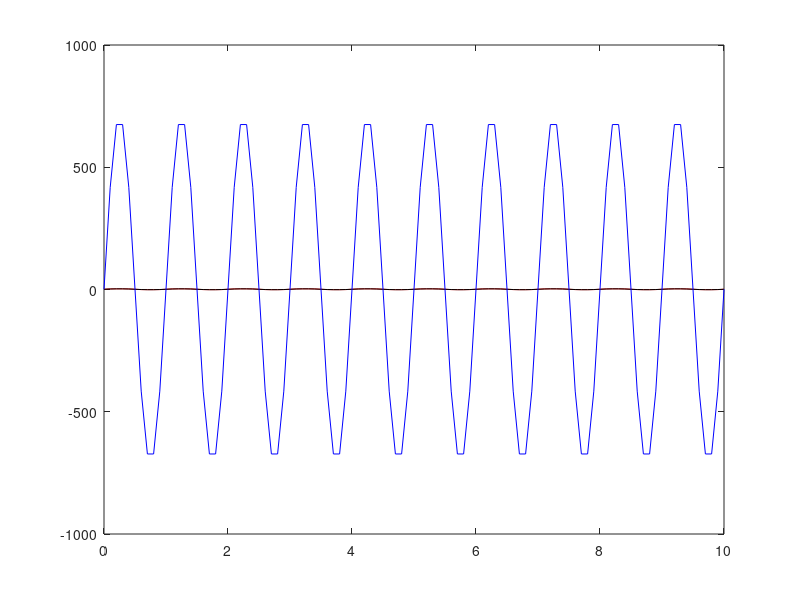
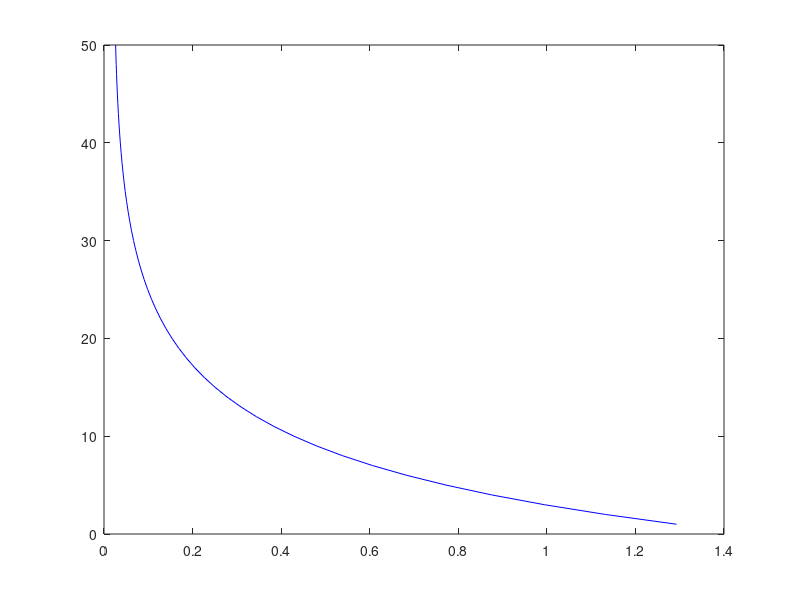

These charts were generated, in order, by the following MATLAB code:
% formula :  y_hat = theta0 + thata1 * sin( 2*pai*f*x(i) ) +  thata2 / 3 * sin( 6*pai*f*x(i) ) + thata3/5 * sin( 10*pai*f*x(i) )
%                    + thata4/7 * sin( 14*pai*f*x(i) ) + thata5/9 * sin( 18*pai*f*x(i) ) + thata6/11 * sin( 22*pai*f*x(i) )

% gradient descent 
% the key is to solve 7 parameters:  initiate parameters = [0;0;0;0;0;0;0]
% the formula to solve parameters:   get h first,   h = (x * parameters - y)'
%  parameters(i) = parameters(i) - learningRate * 1/m * h * x(:,i); 
%  costHistory(i) = (x * parameters - y)'  * (x * parameters - y) / (2*m);
%  error_function = 1/2m * sum((y_hat-y).^2)




clc;
clear;

% load the data
data = load('sqrwave.dat');

% set up all the parameters
x1 = data(:,1);  % first column is x
y = data(:,2);
m = size(data,1); % size of rows
n = size(data,2);

% create augumented x matrix
x = [ones(m,1) sin(2*3.1415926.*x1) sin(6*3.1415926.*x1)./3 sin(10*3.1415926.*x1)./5 sin(14*3.1415926.*x1)./7 ...
sin(18*3.1415926.*x1)./9 sin(22*3.1415926.*x1)./11];   % add more columns
% size(x)


% parameters we want to solve for 
parameters = [0;0;0;0;0;0;0]; % semi colon in the brackets means it will add more rows

% hyper parameters
learningRate = 0.1;
repetition = 50;

% Storage
costHistory = zeros(repetition,1);

% iterate across epochs 
for i =1:repetition
    h = (x * parameters - y)';  % transpose of function inputs    
    for j = 1: n
        parameters(j) = parameters(j) - learningRate * 1/m * h * x(:,j);  % update the initiated parameter , 1/m * h * x(:,1) is the gradient 
        
    end 
    % cost function
    costHistory(i) = (x * parameters - y)'  * (x * parameters - y) / (2*m);    
    costHistory(i)
end
% parameters(1:3)
parameters


% pseudo inverse
x_star = inv(x' * x)*(x' * y);  % x_star creates parameters 

% do not need this 
% theta(1) = x_star(1);
% theta(2) = x_star(2);
% theta(3) = x_star(3);

% plot all them together in one line code
plot(x1, y, 'r', x1,  x * parameters,'k',x1, x*x_star, 'b'); % plot should be lines    x*x_star = y_hat
% original data --- gradient descent --- pseudo inverse 

% plot the cost
figure;
plot(costHistory, 1:repetition ,'b');


